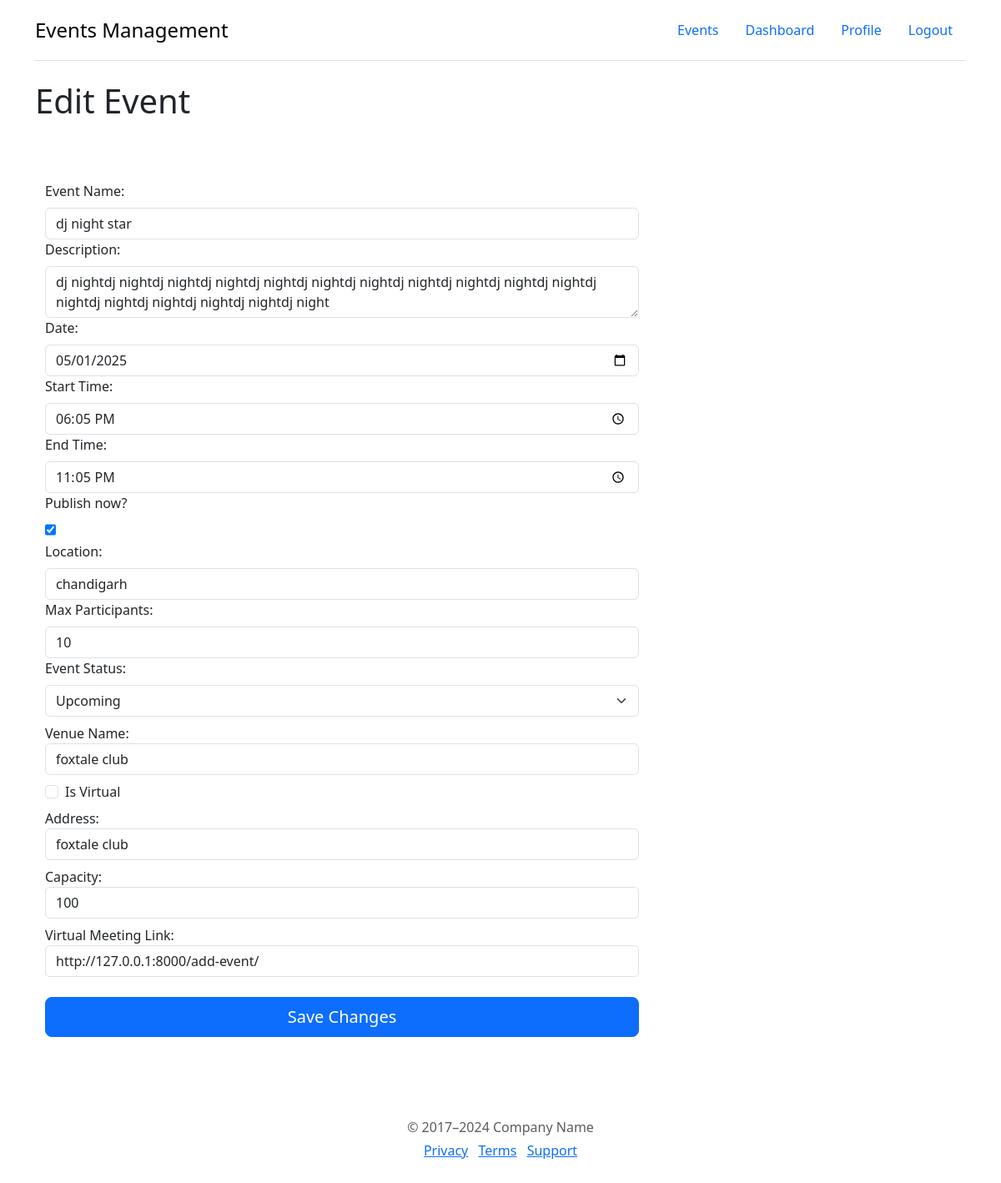
Screenshot of /edit-event/1/ (signed in) with the database file from the repository.
### events/models.py (models this page shows, shortened)
class Event(models.Model):
    EVENT_STATUS_CHOICES = [
        ('upcoming', 'upcoming'),
        ('ongoing', 'ongoing'),
        ('completed', 'completed')
    ]
    name = models.CharField(max_length=100)
    description = models.TextField()
    date = models.DateField()
    start_time = models.TimeField()
    end_time = models.TimeField()
    is_public = models.BooleanField(default=False)
    location = models.CharField(max_length=100, blank=True, null=True)
    max_participants = models.PositiveIntegerField()
    organizer = models.ForeignKey(
        User, on_delete=models.CASCADE, related_name='organized_events')
    venue = models.ForeignKey(
        Venue, on_delete=models.CASCADE, related_name='events')
    pub_date = models.TimeField(default=now)
    status = models.CharField(
        max_length=10, choices=EVENT_STATUS_CHOICES, default="upcoming")

class Venue(models.Model):
    name = models.CharField(max_length=100)
    is_virtual = models.BooleanField(default=False)
    address = models.CharField(max_length=200, blank=True, null=True)
    capacity = models.IntegerField(blank=True, null=True)
    virtual_meeting_link = models.URLField(blank=True, null=True)

### events/views.py (the view, shortened to what this page needs)
# urls.py: path("edit-event/<int:pk>/", views.EditEvent, name="edit_event"),
@login_required(login_url="/login")
def EditEvent(request, pk):
    event = get_object_or_404(Event, pk=pk)
    venue = get_object_or_404(Venue, pk=event.venue.pk)
    return render(request, "events/edit_event.html", {"event": event})

### events/templates/events/edit_event.html (shortened to what this page needs)
{% extends "events/base.html" %}
{% block content %}
<h1>Edit Event</h1>
<div class="container">
  <main>
    <div class="row g-5 mt-4">
      <div class="col-md-7 col-lg-8">
        <form
          class="needs-validation"
          method="post"
          action="{% url 'edit_event' event.pk %}"
        >
          <div>
            <label class="form-label" for="name">Event Name:</label>
            <input
              class="form-control"
              type="text"
              id="name"
              name="name"
              value="{{event.name}}"
              required
              maxlength="100"
            />
          </div>
          <div>
            <label class="form-label" for="description">Description:</label>
            <textarea
              class="form-control"
              id="description"
              type="text"
              name="description"
              required
            >
{{event.description}}</textarea
            >
          </div>
          <div>
            <label class="form-label" for="date">Date:</label>
            <input
              class="form-control"
              type="date"
              id="date"
              name="date"
              value="{{ event.date|date:'Y-m-d' }}"
              required
            />
          </div>
          <div>
            <label class="form-label" for="start_time">Start Time:</label>
            <input
              class="form-control"
              type="time"
              id="start_time"
              name="start_time"
              value="{{ event.start_time|time:'H:i' }}"
              required
            />
          </div>
          <div>
            <label class="form-label" for="end_time">End Time:</label>
            <input
              class="form-control"
              type="time"
              id="end_time"
              value="{{ event.end_time|time:'H:i' }}"
              name="end_time"
              required
            />
          </div>
          <div>
            <label class="form-label" for="is_public">Publish now?</label>
            <input
              class="form-check"
              type="checkbox"
              id="is_public"
              name="is_public"
              {% if event.is_public %}checked{%endif%}
            />
          </div>
          <div>
            <label class="form-label" for="location">Location:</label>
            <input
              class="form-control"
              type="text"
              id="location"
              name="location"
              value="{{event.location}}"
              maxlength="100"
            />
          </div>
          <div>
            <label class="form-label" for="max_participants"
              >Max Participants:</label
            >
            <input
              class="form-control"
              type="number"
              id="max_participants"
              name="max_participants"
              value="{{event.max_participants}}"
              required
              min="1"
            />
          </div>
        <div>
            <label class="form-label" for="status">Event Status:</label>
            <select
                class="form-select"
                id="status"
                name="status"
            >
                <option value="upcoming" {% if event.status == "upcoming" %}selected{% endif %}>Upcoming</option>
            </select>
        </div>
          <div class="form-group mt-2">
            <label for="venue_name">Venue Name:</label>
            <input
              type="text"
              value="{{event.venue.name}}"
              class="form-control"
              id="venue_name"
              name="venue_name"
              placeholder="Enter venue name"
              required
            />
          </div>
          <div class="form-group mt-2 form-check">
            <input
              type="checkbox"
              class="form-check-input"
              id="is_virtual"
              name="is_virtual"
            />
            <label class="form-check-label" for="is_virtual">Is Virtual</label>
          </div>
          <div class="form-group mt-2">
            <label for="address">Address:</label>
            <input
              type="text"
              value="{{event.venue.name}}"
              class="form-control"
              id="address"
              name="address"
              placeholder="Enter address"
            />
          </div>
          <div class="form-group mt-2">
            <label for="capacity">Capacity:</label>
            <input
              type="number"
              value="{{event.venue.capacity}}"
              class="form-control"
              id="capacity"
              name="capacity"
              placeholder="Enter capacity"
            />
          </div>
          <div class="form-group mt-2">
            <label for="virtual_meeting_link">Virtual Meeting Link:</label>
            <input
              type="url"
              class="form-control"
              id="virtual_meeting_link"
              name="virtual_meeting_link"
              value="{{event.venue.virtual_meeting_link}}"
              placeholder="Enter virtual meeting link"
            />
          </div>
          <button class="mt-4 w-100 btn btn-primary btn-lg" type="submit">
            Save Changes
          </button>
        </form>
      </div>
    </div>
  </main>
  <footer class="my-5 pt-5 text-body-secondary text-center text-small">
    <p class="mb-1">© 2017–2024 Company Name</p>
    <ul class="list-inline">
      <li class="list-inline-item"><a href="#">Privacy</a></li>
      <li class="list-inline-item"><a href="#">Terms</a></li>
      <li class="list-inline-item"><a href="#">Support</a></li>
    </ul>
  </footer>
</div>
{% endblock %}

### rows the page displays
Event: name "dj night star", description "dj nightdj nightdj nightdj nightdj nightdj nightdj nightdj nightdj nightdj nightdj nightdj nightdj nightdj nightdj nightdj nightdj night", date "05/01/2025", start_time "18:05", end_time "23:05", is_public "☑", location "chandigarh", max_participants "10", status "Upcoming", venue_name "foxtale club", address "foxtale club", capacity "100", virtual_meeting_link "http://127.0.0.1:8000/add-event/"
